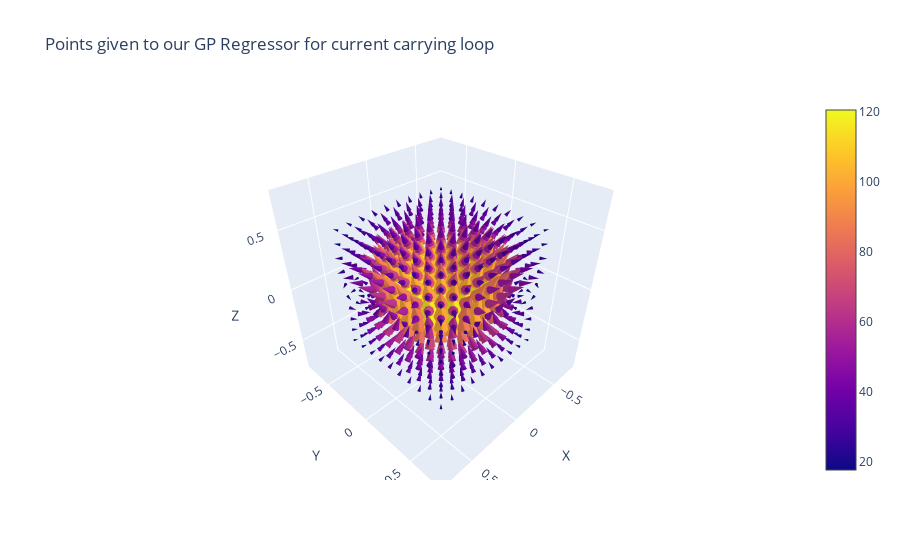

Notebook code cell kept with this figure:
### Code cell
sampled_outputs_coil = sample_field(outputs_coil, n_samples=1000)
plotter(sampled_outputs_coil, 
        title = 'Points given to our GP Regressor for current carrying loop')

### Figure 1 — Plotly figure (JSON) as saved in the notebook; plotly's stock layout.template omitted (floating-point values rounded to 4 significant figures; data arrays with more than 128 entries replaced by an {"elided": "..."} marker saying what was removed)
{"data": [{"anchor": "tail", "sizemode": "scaled", "sizeref": 2, "type": "cone", "u": {"elided": "1000 float values"}, "v": {"elided": "1000 float values"}, "w": {"elided": "1000 float values"}, "x": {"elided": "1000 float values"}, "y": {"elided": "1000 float values"}, "z": {"elided": "1000 float values"}}], "layout": {"scene": {"xaxis": {"title": {"text": "X"}}, "yaxis": {"title": {"text": "Y"}}, "zaxis": {"title": {"text": "Z"}}}, "title": {"text": "Points given to our GP Regressor for current carrying loop"}}}
